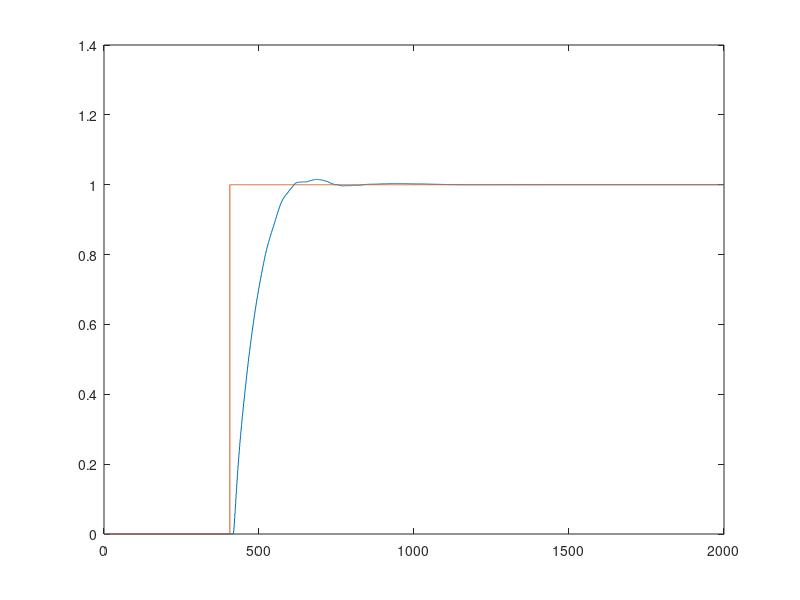

MATLAB code for this plot: (Note: this script raises an error after producing the figure.)
clear
%Okres próbkowania
Tp = 1;
values = importdata("skok_46.txt");
s = zeros(1,500);

for i = 1:500
    s(i) = (values(i) - values(1))/20;
end

%Parametry modelu
b2 = 0.0015;
b1 = 9.7778e-04;
a2 = 0.3195;
a1 = -1.3121;

Td = 10;

%Horyzonty
D = 400; %Horyzont Dynamiki
N= 220;    %Horyzont predykcji
Nu = 2; %Horyzont sterowania

%Współczynnik kary
lamb = 1;

kk = 2000; %koniec symulacji
kp = max(13,D+1); %początek symulacji
ks = max(19,D+7); %chwila skoku wartosci zadania

%War początkowe
u(1:kp) = 0; y(1:kp) = 0;
yzad(1:ks)=0; yzad(ks:kk)=1;
e(1:kp) = 0;

%Macierz M
M=zeros(N,Nu);
for i=1:N
   for j=1:Nu
      if (i>=j)
         M(i,j)=s(i-j+1);
      end
   end
end

%Macierz MP
MP=zeros(N,D-1);
for i=1:N
   for j=1:D-1
      if i+j<=D
         MP(i,j)=s(i+j)-s(j);
      else
         MP(i,j)=s(D)-s(j);
      end      
   end
end

K = ((M'*M + lamb * eye(Nu))^(-1))* M';
DUp = zeros(D-1, 1);
Y = zeros(N,1);
%główne wykonanie programu
for k=kp:kk
    for n=1:N
    %yzad dla horyzontu predykcji
        Y_zad(n,1) = yzad(k);
    end
    %symulacja obiektu
    y(k)=b1*u(k-Td - 1)+b2*u(k-Td - 2)-a1*y(k-1)-a2*y(k-2);
    %stała trajektoria referencyjna
    for n=1:N
        Y(n) = y(k);
    end
    %DMC
    for n = 1:D-1
        DUp(n) = u(k-n) - u(k-n-1);
    end
    Yo = MP*DUp+Y;
    DU = K*(Y_zad - Yo);
    u(k)=u(k-1)+DU(1); 
    if(u(k)> 100)
        u(k) = 100;
    end
    if(u(k)< 0)
        u(k) = 0;
    end
    wejscie_u(k)=u(k);
    wyjscie_y(k)=y(k); 
end


iteracja = 0:1:kk-1;  
%Plot wyjście
figure;
stairs(iteracja, wyjscie_y)
hold on;
stairs(iteracja, yzad);
hold off;
title("Odpowiedź skokowa układu z regulatorem DMC" + newline + "D = " + D + " N = " + N + " Nu = " + Nu +  " lambda = " + lamb); 
xlabel('k'); ylabel("y");
legend("Opowiedź z regulatorem","Wartość zadana", "Location", "southeast")
name1 = "zad5_DMC_y_D"+D+"_N"+N+"_Nu"+Nu+"_L"+lamb;
% print(name1,'-dpng','-r400')

%Plot sterowanie
figure;
stairs(iteracja, wejscie_u)
title("Sterowanie układu z regulatorem DMC" + newline + "D = " + D + " N = " + N + " Nu = " + Nu + " lambda = " + lamb); 
xlabel('k'); ylabel("u");
legend("Sterowanie regulatora", "Location", "best")
name2 = "zad5_DMC_u_D"+D+"_N"+N+"_Nu"+Nu+"_L"+lamb;
% print(name2,'-dpng','-r400')